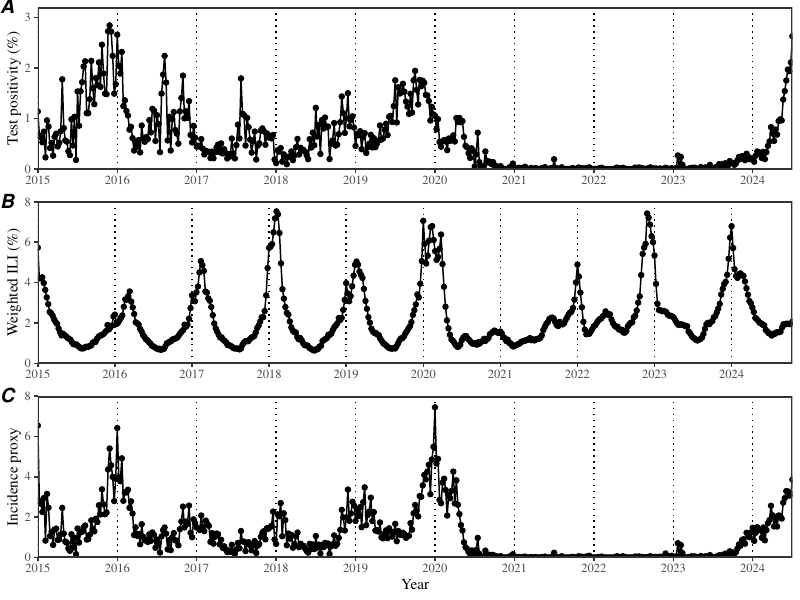

Write the R code that produced this figure.
library(tidyr)
library(dplyr)
library(lubridate)
library(ggplot2); theme_set(theme_bw(base_family="Times"))
library(rstan)
library(egg)
source("../script/script_incidence.R")

g1 <- ggplot(data_myco_gather) +
	geom_vline(xintercept=2015:2024, lty=3) +
	geom_point(aes(year+week/52, value)) +
	geom_line(aes(year+week/52, value)) +
	scale_x_continuous("Year", expand=c(0, 0),
										 breaks=2015:2024) +
	scale_y_continuous("Test positivity (%)", limits=c(0, 3.2), expand=c(0, 0)) +
	theme(
		strip.background = element_blank(),
		panel.grid = element_blank(),
		panel.border = element_rect(linewidth=1),
		axis.title.x = element_blank()
	)

g2 <- ggplot(data_ili_new) +
	geom_vline(xintercept=2015:2024, lty=3) +
	geom_point(aes(year+week/52, ili)) +
	geom_line(aes(year+week/52, ili)) +
	scale_x_continuous("Year", expand=c(0, 0),
										 breaks=2015:2024) +
	scale_y_continuous("Weighted ILI (%)", limits=c(0, 8), expand=c(0, 0)) +
	theme(
		strip.background = element_blank(),
		panel.grid = element_blank(),
		panel.border = element_rect(linewidth=1),
		axis.title.x = element_blank()
	)

g3 <- ggplot(data_incidence) +
	geom_vline(xintercept=2015:2024, lty=3) +
	geom_point(aes(year+week/52, proxy)) +
	geom_line(aes(year+week/52, proxy)) +
	scale_x_continuous("Year", expand=c(0, 0),
										 breaks=2015:2024) +
	scale_y_continuous("Incidence proxy", limits=c(0, 8), expand=c(0, 0)) +
	theme(
		strip.background = element_blank(),
		panel.grid = element_blank(),
		panel.border = element_rect(linewidth=1)
	)

gcomb <- ggarrange(g1, g2, g3, nrow=3,
									 labels=c("A", "B", "C"))

ggsave("figure_timeseries.pdf", gcomb, width=8, height=6)
